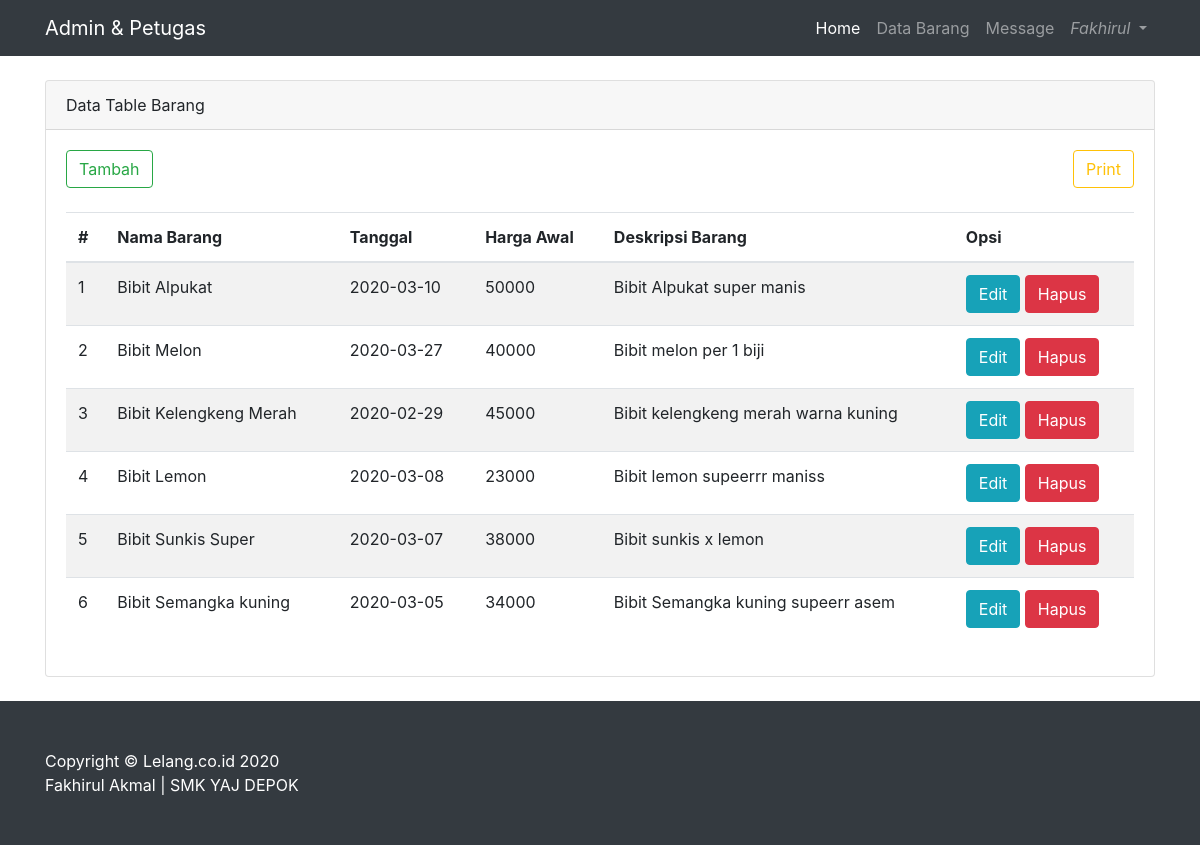
The app's page /page/admin/index.php?page=admin&perintah=databarang (signed in), older data.
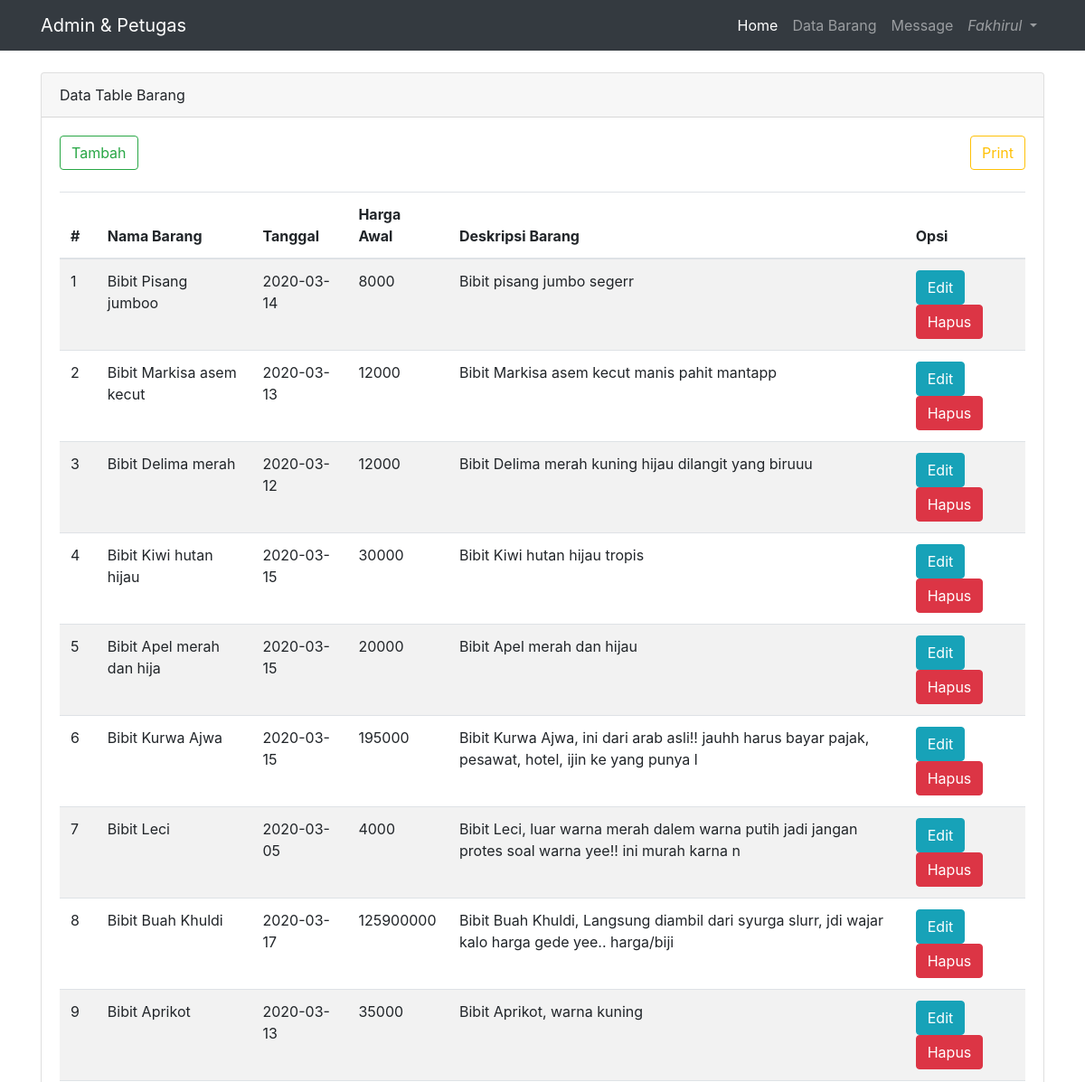
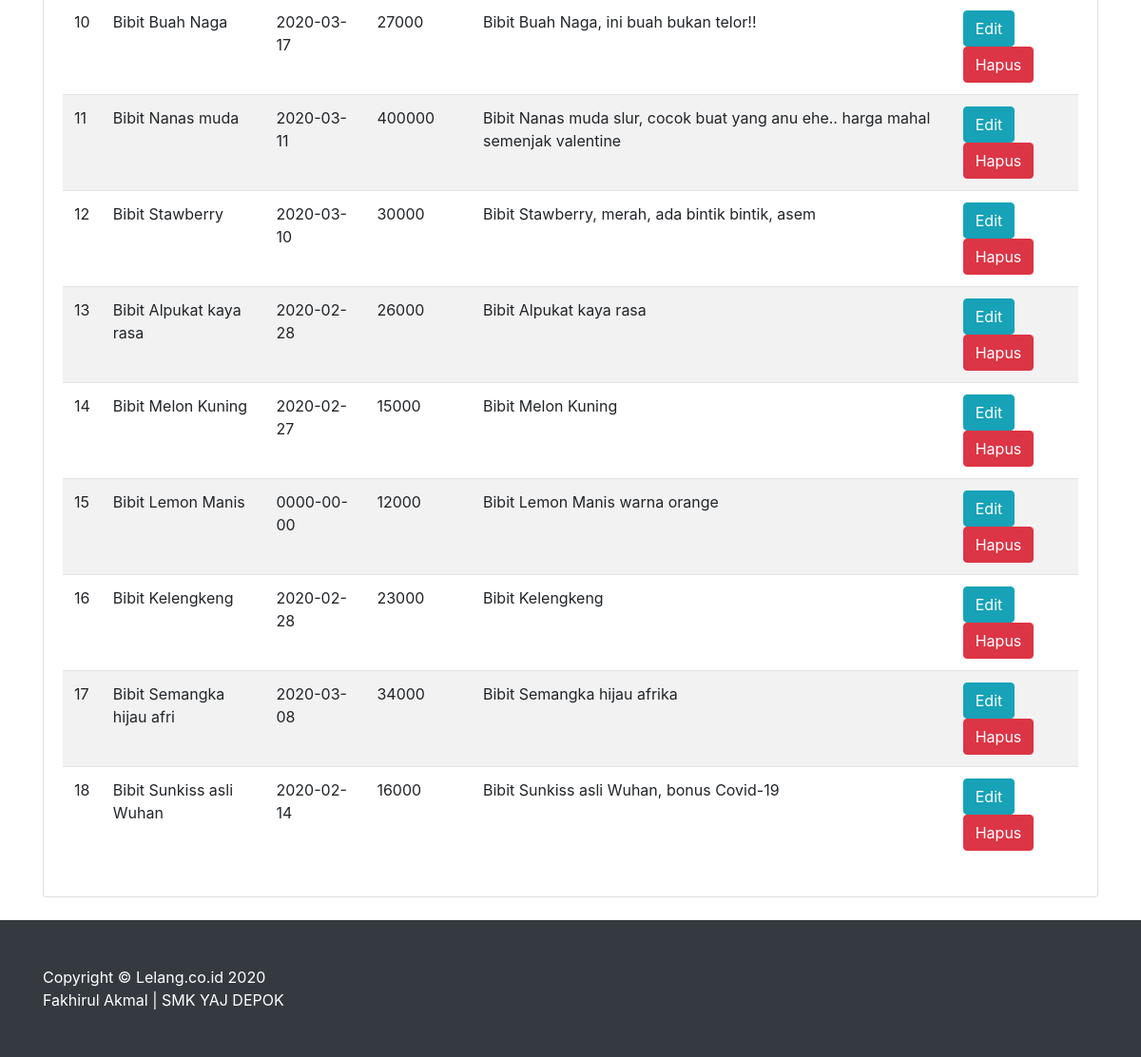
The same page, newer data (2 pictures, top to bottom).
### tables this page shows
CREATE TABLE `tb_barang` (
  `id_barang` int(11) NOT NULL,
  `nama_barang` varchar(25) NOT NULL,
  `tgl` date NOT NULL,
  `harga_awal` int(20) NOT NULL,
  `nama_file` varchar(255) NOT NULL,
  `deskripsi_barang` varchar(100) NOT NULL
);

### page/admin/databarang/databarang.php (the view, shortened to what this page needs)
  <div class="container">
<?php
  if($_SESSION["level"]=='Petugas' || $_SESSION["level"]=='Administrator') { ?>
<div class="row">
  <div class="col-lg-12">
    <div class="card">
<div class="card-header">
  Data Table Barang</div>
<div class="card-body">
  <a href="?page=admin&perintah=tambah" class="btn btn-outline-success">Tambah</a>
  <a href="?page=admin&perintah=print" target="_blank" class="btn btn-outline-warning" style="float: right;">Print</a>
<div class="table-responsive">
<table class="table table-striped">
<br>
<thead>
  <tr>
    <th scope="col">#</th>
    <th scope="col">Nama Barang</th>
    <th scope="col">Tanggal</th>
    <th scope="col">Harga Awal</th>
    <th scope="col">Deskripsi Barang</th>
    <th scope="col">Opsi</th>
  </tr>
</thead>
<tbody>
  <?php
    $koneksi = mysqli_connect('localhost', 'root', '', 'dblelang');
    $id_barang = 1;
    $sql = $koneksi->query("select * from tb_barang");
    while ($data = $sql->fetch_assoc()) {
  ?>
<tr>
    <td><?php echo $id_barang++; ?></td>
    <td><?php echo $data['nama_barang']; ?></td>
    <td><?php echo $data['tgl'] ?></td>
    <td><?php echo $data['harga_awal'] ?></td>
    <td><?php echo $data['deskripsi_barang'] ?></td>
    <td>
        <a href="?page=admin&perintah=edit&id_barang=<?php echo $data['id_barang'];?>" class="btn btn-info">Edit</a>
        <a onclick="return confirm('Anda yakin akan menghapusnya?')" href="?page=admin&perintah=delete&id_barang=<?php echo $data['id_barang'];?>" class="btn btn-danger">Hapus</a>
    </td>
</tr>
<?php } ?>
</tbody>
</table>
</div>
</div>
</div>
</div>
</div>
<?php }
  ?>
</div>

Row changes from the older to the newer data that the page shows:
added tb_barang: nama_barang "Bibit Pisang jumboo", tgl "2020-03-14", harga_awal "8000", deskripsi_barang "Bibit pisang jumbo segerr"
added tb_barang: nama_barang "Bibit Markisa asem kecut", tgl "2020-03-13", harga_awal "12000", deskripsi_barang "Bibit Markisa asem kecut manis pahit mantapp"
added tb_barang: nama_barang "Bibit Delima merah", tgl "2020-03-12", harga_awal "12000", deskripsi_barang "Bibit Delima merah kuning hijau dilangit yang biruuu"
added tb_barang: nama_barang "Bibit Kiwi hutan hijau", tgl "2020-03-15", harga_awal "30000", deskripsi_barang "Bibit Kiwi hutan hijau tropis"
added tb_barang: nama_barang "Bibit Apel merah dan hija", tgl "2020-03-15", harga_awal "20000", deskripsi_barang "Bibit Apel merah dan hijau"
added tb_barang: nama_barang "Bibit Kurwa Ajwa", tgl "2020-03-15", harga_awal "195000", deskripsi_barang "Bibit Kurwa Ajwa, ini dari arab asli!! jauhh harus bayar pajak, pesawat, hotel, ijin ke yang punya l"
added tb_barang: nama_barang "Bibit Leci", tgl "2020-03-05", harga_awal "4000", deskripsi_barang "Bibit Leci, luar warna merah dalem warna putih jadi jangan protes soal warna yee!! ini murah karna n"
added tb_barang: nama_barang "Bibit Buah Khuldi", tgl "2020-03-17", harga_awal "125900000", deskripsi_barang "Bibit Buah Khuldi, Langsung diambil dari syurga slurr, jdi wajar kalo harga gede yee.. harga/biji"
changed tb_barang: nama_barang "Bibit Alpukat" → "Bibit Aprikot"; tgl "2020-03-10" → "2020-03-13"; harga_awal "50000" → "35000"; deskripsi_barang "Bibit Alpukat super manis" → "Bibit Aprikot, warna kuning"
changed tb_barang: nama_barang "Bibit Melon" → "Bibit Buah Naga"; tgl "2020-03-27" → "2020-03-17"; harga_awal "40000" → "27000"; deskripsi_barang "Bibit melon per 1 biji" → "Bibit Buah Naga, ini buah bukan telor!!"
changed tb_barang: nama_barang "Bibit Kelengkeng Merah" → "Bibit Nanas muda"; tgl "2020-02-29" → "2020-03-11"; harga_awal "45000" → "400000"; deskripsi_barang "Bibit kelengkeng merah warna kuning" → "Bibit Nanas muda slur, cocok buat yang anu ehe.. harga mahal semenjak valentine"
changed tb_barang: nama_barang "Bibit Lemon" → "Bibit Stawberry"; tgl "2020-03-08" → "2020-03-10"; harga_awal "23000" → "30000"; deskripsi_barang "Bibit lemon supeerrr maniss" → "Bibit Stawberry, merah, ada bintik bintik, asem"
changed tb_barang: nama_barang "Bibit Sunkis Super" → "Bibit Alpukat kaya rasa"; tgl "2020-03-07" → "2020-02-28"; harga_awal "38000" → "26000"; deskripsi_barang "Bibit sunkis x lemon" → "Bibit Alpukat kaya rasa"
changed tb_barang: nama_barang "Bibit Semangka kuning" → "Bibit Melon Kuning"; tgl "2020-03-05" → "2020-02-27"; harga_awal "34000" → "15000"; deskripsi_barang "Bibit Semangka kuning supeerr asem" → "Bibit Melon Kuning"
added tb_barang: nama_barang "Bibit Lemon Manis", tgl "0000-00-00", harga_awal "12000", deskripsi_barang "Bibit Lemon Manis warna orange"
added tb_barang: nama_barang "Bibit Kelengkeng", tgl "2020-02-28", harga_awal "23000", deskripsi_barang "Bibit Kelengkeng"
added tb_barang: nama_barang "Bibit Semangka hijau afri", tgl "2020-03-08", harga_awal "34000", deskripsi_barang "Bibit Semangka hijau afrika"
added tb_barang: nama_barang "Bibit Sunkiss asli Wuhan", tgl "2020-02-14", harga_awal "16000", deskripsi_barang "Bibit Sunkiss asli Wuhan, bonus Covid-19"
